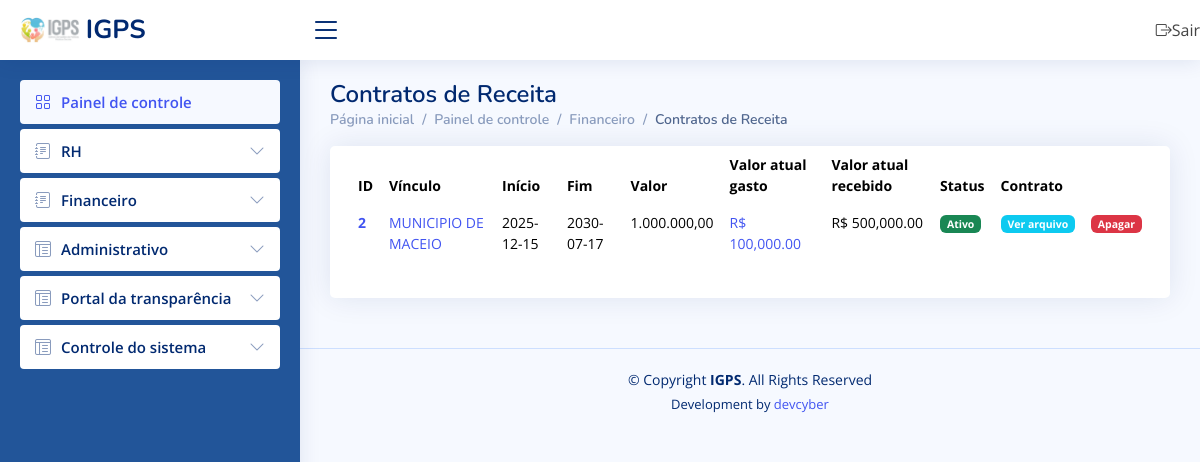
/contratos/ (signed in), run on the app's committed database.
### corpo/models.py (models this page shows)
class ContratoReceita(models.Model):
    vinculo = models.CharField(max_length=200)
    nome_vinculo = models.CharField(max_length=200)
    data_inicio = models.CharField(max_length=100)
    data_fim = models.CharField(max_length=100)
    contrato = models.FileField(null=True)
    valor = models.CharField(max_length=200)
    valor_atual_gasto = models.CharField(max_length=200)
    valor_atual_recebido = models.CharField(max_length=200, null=True)
    status = models.CharField(max_length=200)

### corpo/views.py (the view)
# urls.py: url(r'contratos/', views.contratos, name="contratos"),
@login_required
def contratos(request):
    localizar_ip = LocationService()
    resultado = localizar_ip.get_location(str(request.META.get('REMOTE_ADDR')))
    Logs(usuario=request.user, data_hora=datetime.now(), dados_post='', dados_pc_acesso=request.META.get('HTTP_USER_AGENT', ''), ip=request.META.get('REMOTE_ADDR'), tipo_acesso=request.method, pagina=request.path, endereco=resultado).save()
    return render(request, 'contratos.html', {'permissao': request.user.last_name, 'contratos': ContratoReceita.objects.filter(status='').order_by('-id')})

### corpo/ip_to_endereco.py (called while the page is built)
    def get_location(self, ip_address):
        try:
            response = self.reader.city(ip_address)
            return str(response.city.name) + ', ' + str(response.subdivisions.most_specific.name) + ' - ' + str(response.country.name)
        except geoip2.errors.AddressNotFoundError:
            return "rastreamento sem exito"

### corpo/templates/contratos.html
{% extends 'painel.html' %}
{% load humanize %}
{% block link %}
<h1>Contratos de Receita</h1>
<nav>
  <ol class="breadcrumb">
      <li class="breadcrumb-item">
          <a href="https://igps.net.br/painel/">Página inicial</a>
      </li>
      <li class="breadcrumb-item">Painel de controle</li>
      <li class="breadcrumb-item">Financeiro</li>
      <li class="breadcrumb-item active">Contratos de Receita</li>
  </ol>
</nav>
{% endblock %}
{% block content %}
<div class="col-12">
  <div class="card recent-sales overflow-auto">
    <div class="card-body">
      <table class="table table-borderless datatable">
        <thead>
          <tr>
            <th scope="col">ID</th>
            <th scope="col">Vínculo</th>
            <th scope="col">Início</th>
            <th scope="col">Fim</th>
            <th scope="col">Valor</th>
            <th scope="col">Valor atual gasto</th>
            <th scope="col">Valor atual recebido</th>
            <th scope="col">Status</th>
            <th scope="col">Contrato</th>
            <th scope="col"></th>
          </tr>
        </thead>
        <tbody>
          {% for c in contratos %}
          <tr>
            <th scope="row">
              <a href="/editar_contrato_receita/{{ c.id }}/">{{ c.id }}</a>
            </th>
            <td>
              <a href="/editar_contrato/{{ c.id }}/">
                {{ c.nome_vinculo }}
              </a>
            </td>
            <td>{{ c.data_inicio }}</td>
            <td>{{ c.data_fim }}</td>
            <td>{{ c.valor }}</td>
            <td>
                <a href="/despesas_contrato/{{ c.id }}/">R$ {{ c.valor_atual_gasto|floatformat:2|intcomma }}</a>
            </td>
            <td>
                R$ {{ c.valor_atual_recebido|floatformat:2|intcomma }}
            </td>
            <td>
              {% if c.status == "" %}
                <span class="badge bg-success">Ativo</span>
              {% elif c.status == "Suspenso" %}
                <span class="badge bg-secondary">Suspenso</span>
                {% elif c.status == "Encerrado" %}
                <span class="badge bg-warning text-dark">Encerrado</span>
              {% endif %}
            </td>
            <td>
              {% if c.contrato %}
                <a href="{{ c.contrato.url }}" target="_blank" class="badge bg-info">
                  Ver arquivo
                </a>
              {% else %}
                <span class="badge bg-light text-dark">—</span>
              {% endif %}
            </td>
            <td>
              <a href="/deletar_contrato/{{ c.id }}/" class="badge bg-danger">
                Apagar
              </a>
            </td>
          </tr>
          {% endfor %}
        </tbody>
      </table>
    </div>
  </div>
</div>
{% endblock %}

### corpo/static/css/style_painel.css (style rules this page uses)
:root { scroll-behavior: smooth; }
body { font-family: "Open Sans", sans-serif; background: #f6f9ff; color: #444444; }
h1, h2, h3, h4, h5, h6 { font-family: "Nunito", sans-serif; }
.pagetitle h1 { font-size: 24px; margin-bottom: 0; font-weight: 600; color: #012970; }
.card { margin-bottom: 30px; border: none; border-radius: 5px; box-shadow: 0px 0 30px rgba(1, 41, 112, 0.1); }
.card-body { padding: 0 20px 20px 20px; }
.breadcrumb { font-size: 14px; font-family: "Nunito", sans-serif; color: #899bbd; font-weight: 600; }
.breadcrumb a { color: #899bbd; transition: 0.3s; }
.breadcrumb .breadcrumb-item::before { color: #899bbd; }
.breadcrumb .active { color: #51678f; font-weight: 600; }
.dashboard .recent-sales { font-size: 14px; }
.dashboard .recent-sales .table thead { background: #f6f6fe; }
.dashboard .recent-sales .table thead th { border: 0; }

### data on the page
ContratoReceita: id "2", nome_vinculo "MUNICIPIO DE MACEIO", data_inicio "2025-12-15", data_fim "2030-07-17", valor "1.000.000,00", valor_atual_gasto "100,000.00", valor_atual_recebido "500,000.00", status "Ativo"
